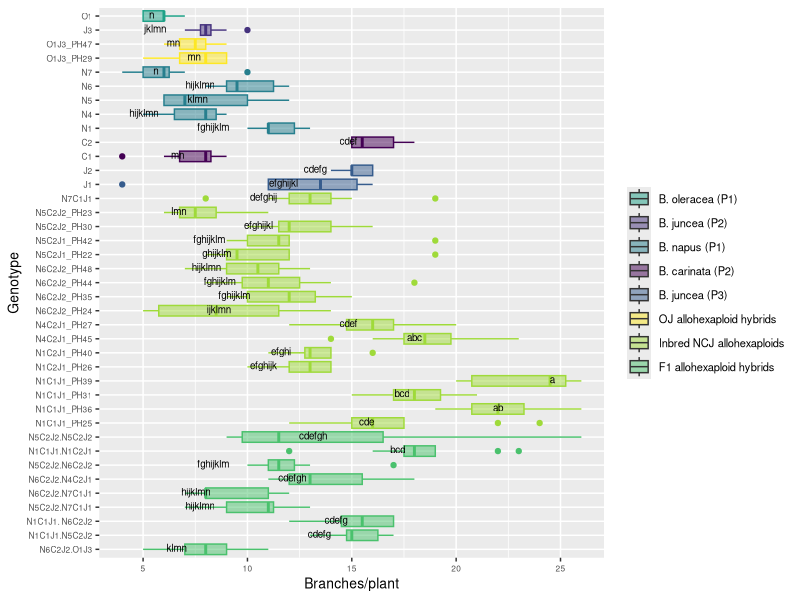

Write R code to recreate this figure.
# Comparison 2XY: Novel allohexaploids

#load packages 
install.packages("multcompView")
install.packages("viridis")
library(viridisLite)
library(viridis)
library(tidyverse)
library(dplyr)
library(ggplot2)
library(ggpubr)
library(datasets)
library(multcompView)


# vollständige Rohdatentabelle laden ######
getwd()
DATA <- read_csv("EPPN raw data complete 220419.csv")
View(DATA)


#drop first column
DATA = DATA[,2:37]
View(DATA)

#Comparison 2XY	einschließlich JO allohexaploids
# Aim: to determine if the NCJ allohexaploids have more similarity to each other than to their parent genotypes 

#### subsetting #####
#IMPORTANT: N5C2J2.N5C2J1_PH43 has only one parent genotype: N5C2J2 (PH30 and PH23), 
# N5C2J1_PH42 wieder drin

comp_2XY4 <- DATA[DATA$Genotype %in% c("N5", "N6", "N1", "N4", "N7","C1", "C2", "J1", "J2", 
                                      "O1", "J3",
                                      
                                      "N6C2J2_PH24", "N6C2J2_PH35", "N6C2J2_PH44", "N6C2J2_PH48", 
                                     "N5C2J1_PH22", "N5C2J1_PH42", "N5C2J2_PH30", "N5C2J2_PH23", "N1C1J1_PH25", "N1C1J1_PH36", 
                                     "N1C1J1_PH31", "N1C1J1_PH39", "N1C2J1_PH26", "N1C2J1_PH40", "N4C2J1_PH45",
                                     "N4C2J1_PH27", "N7C1J1",
                                     "O1J3_PH29", "O1J3_PH47",	
                                     
                                     "N1C1J1.N5C2J2", "N6C2J2.N7C1J1", "N5C2J2.N7C1J1", "N1C1J1. N6C2J2",
                                     "N5C2J2.N6C2J2","N1C1J1.N1C2J1", "N5C2J2.N5C2J2", "N6C2J2.N4C2J1", "N6C2J2.O1J3"), ]
head(comp_2XY4)
View(comp_2XY4)

#create column giving generation###############################################
#N5C2J1_PH42 wieder drin ######################################################## 
comp_2XY4 <- comp_2XY4 %>%
  mutate(Type = case_when(
  Genotype == "O1" ~ "B. oleracea (P1)",
  Genotype == "J3" ~ "B. juncea (P2)",
  Genotype == "N1" ~ "B. napus (P1)",
  Genotype == "N4" ~ "B. napus (P1)",
  Genotype == "N5" ~ "B. napus (P1)",
  Genotype == "N6" ~ "B. napus (P1)",
  Genotype == "N7" ~ "B. napus (P1)",
  Genotype == "C1" ~ "B. carinata (P2)",
  Genotype == "C2" ~ "B. carinata (P2)",
  Genotype == "J1" ~ "B. juncea (P3)",
  Genotype == "J2" ~ "B. juncea (P3)",
  Genotype == "O1J3_PH29" ~ "OJ allohexaploid hybrids",
  Genotype == "O1J3_PH47" ~ "OJ allohexaploid hybrids",
  Genotype == "N5C2J1_PH22" ~ "Inbred NCJ allohexaploids",
  Genotype == "N5C2J1_PH42" ~ "Inbred NCJ allohexaploids",
  Genotype == "N5C2J2_PH23" ~ "Inbred NCJ allohexaploids",
  Genotype == "N6C2J2_PH24" ~ "Inbred NCJ allohexaploids",
  Genotype == "N1C1J1_PH25" ~ "Inbred NCJ allohexaploids",
  Genotype == "N1C2J1_PH26" ~ "Inbred NCJ allohexaploids",
  Genotype == "N4C2J1_PH27" ~ "Inbred NCJ allohexaploids",
  Genotype == "N5C2J2_PH30" ~ "Inbred NCJ allohexaploids",
  Genotype == "N1C1J1_PH31" ~ "Inbred NCJ allohexaploids",
  Genotype == "N6C2J2_PH35" ~ "Inbred NCJ allohexaploids",
  Genotype == "N1C1J1_PH36" ~ "Inbred NCJ allohexaploids",
  Genotype == "N1C1J1_PH39" ~ "Inbred NCJ allohexaploids",
  Genotype == "N1C2J1_PH40" ~ "Inbred NCJ allohexaploids",
  Genotype == "N6C2J2_PH44" ~ "Inbred NCJ allohexaploids",
  Genotype == "N4C2J1_PH45" ~ "Inbred NCJ allohexaploids",
  Genotype == "N6C2J2_PH48" ~ "Inbred NCJ allohexaploids",
  Genotype == "N7C1J1" ~ "Inbred NCJ allohexaploids",
  Genotype == "N1C1J1.N5C2J2" ~ "F1 allohexaploid hybrids",
  Genotype == "N1C1J1.N1C2J1" ~ "F1 allohexaploid hybrids",
  Genotype == "N5C2J2.N7C1J1" ~ "F1 allohexaploid hybrids",
  Genotype == "N5C2J2.N5C2J2" ~ "F1 allohexaploid hybrids",
  Genotype == "N1C1J1. N6C2J2" ~ "F1 allohexaploid hybrids",
  Genotype == "N5C2J2.N6C2J2" ~ "F1 allohexaploid hybrids",
  Genotype == "N6C2J2.O1J3" ~ "F1 allohexaploid hybrids",
  Genotype == "N6C2J2.N4C2J1" ~ "F1 allohexaploid hybrids",
  Genotype == "N6C2J2.N7C1J1" ~ "F1 allohexaploid hybrids"))
view(comp_2XY4)

# ANOVA, Tukey & Boxplot with CLD according to Rosane Rech##########################################################
# loading the appropriate libraries
library(datasets)

#remove previous objects
rm(anova)
rm(tukey)
rm(cld)
rm(Tk)

# analysis of variance
anova <- aov(branch_number ~ Genotype, data = comp_2XY4)
summary(anova)

# Tukey's test
tukey <- TukeyHSD(anova)
print(tukey)

# compact letter display
cld <- multcompLetters4(anova, tukey)
print(cld)

# table with factors and 3rd quantile
Tk <- group_by(comp_2XY4, Genotype) %>%
  summarise(mean = round(mean(branch_number, na.rm = TRUE), digits = 1), quant = round(quantile(branch_number, probs = 0.75, na.rm = TRUE), digits = 1)) %>%
  arrange(desc(mean)) #WICHTIG: arrange(desc(mean)) muss hier rein!!!

# extracting the compact letter display and adding to the Tk table
cld <- as.data.frame.list(cld$Genotype)
Tk$cld <- cld$Letters
print(Tk) # print dient der Überprüfung: Mittelwerte und Letter code 
# in der gleichen Reihenfolge angeordnet?


#create column giving generation###############################################
#N5C2J1_PH42 wieder drin ########################################################
ANOVA_Tukey_2XY4 <- Tk %>%
  mutate(Type = case_when(
    Genotype == "O1" ~ "B. oleracea (P1)",
    Genotype == "J3" ~ "B. juncea (P2)",
    Genotype == "N1" ~ "B. napus (P1)",
    Genotype == "N4" ~ "B. napus (P1)",
    Genotype == "N5" ~ "B. napus (P1)",
    Genotype == "N6" ~ "B. napus (P1)",
    Genotype == "N7" ~ "B. napus (P1)",
    Genotype == "C1" ~ "B. carinata (P2)",
    Genotype == "C2" ~ "B. carinata (P2)",
    Genotype == "J1" ~ "B. juncea (P3)",
    Genotype == "J2" ~ "B. juncea (P3)",
    Genotype == "O1J3_PH29" ~ "OJ allohexaploid hybrids",
    Genotype == "O1J3_PH47" ~ "OJ allohexaploid hybrids",
    Genotype == "N5C2J1_PH22" ~ "Inbred NCJ allohexaploids",
    Genotype == "N5C2J1_PH42" ~ "Inbred NCJ allohexaploids",
    Genotype == "N5C2J2_PH23" ~ "Inbred NCJ allohexaploids",
    Genotype == "N6C2J2_PH24" ~ "Inbred NCJ allohexaploids",
    Genotype == "N1C1J1_PH25" ~ "Inbred NCJ allohexaploids",
    Genotype == "N1C2J1_PH26" ~ "Inbred NCJ allohexaploids",
    Genotype == "N4C2J1_PH27" ~ "Inbred NCJ allohexaploids",
    Genotype == "N5C2J2_PH30" ~ "Inbred NCJ allohexaploids",
    Genotype == "N1C1J1_PH31" ~ "Inbred NCJ allohexaploids",
    Genotype == "N6C2J2_PH35" ~ "Inbred NCJ allohexaploids",
    Genotype == "N1C1J1_PH36" ~ "Inbred NCJ allohexaploids",
    Genotype == "N1C1J1_PH39" ~ "Inbred NCJ allohexaploids",
    Genotype == "N1C2J1_PH40" ~ "Inbred NCJ allohexaploids",
    Genotype == "N6C2J2_PH44" ~ "Inbred NCJ allohexaploids",
    Genotype == "N4C2J1_PH45" ~ "Inbred NCJ allohexaploids",
    Genotype == "N6C2J2_PH48" ~ "Inbred NCJ allohexaploids",
    Genotype == "N7C1J1" ~ "Inbred NCJ allohexaploids",
    Genotype == "N1C1J1.N5C2J2" ~ "F1 allohexaploid hybrids",
    Genotype == "N1C1J1.N1C2J1" ~ "F1 allohexaploid hybrids",
    Genotype == "N5C2J2.N7C1J1" ~ "F1 allohexaploid hybrids",
    Genotype == "N5C2J2.N5C2J2" ~ "F1 allohexaploid hybrids",
    Genotype == "N1C1J1. N6C2J2" ~ "F1 allohexaploid hybrids",
    Genotype == "N5C2J2.N6C2J2" ~ "F1 allohexaploid hybrids",
    Genotype == "N6C2J2.O1J3" ~ "F1 allohexaploid hybrids",
    Genotype == "N6C2J2.N4C2J1" ~ "F1 allohexaploid hybrids",
    Genotype == "N6C2J2.N7C1J1" ~ "F1 allohexaploid hybrids"))
view(ANOVA_Tukey_2XY4)


# Reorder factor levels in comp_2XY4
comp_2XY4ord <- comp_2XY4                             
comp_2XY4ord$Genotype <- factor(comp_2XY4ord$Genotype,     
                                levels = c("N6C2J2.O1J3", "N1C1J1.N5C2J2", "N1C1J1. N6C2J2", 
                                           "N5C2J2.N7C1J1", "N6C2J2.N7C1J1", "N6C2J2.N4C2J1",
                                           "N5C2J2.N6C2J2", "N1C1J1.N1C2J1","N5C2J2.N5C2J2", 
                                           
                                           "N1C1J1_PH25", "N1C1J1_PH36","N1C1J1_PH31", "N1C1J1_PH39", 
                                           "N1C2J1_PH26", "N1C2J1_PH40", "N4C2J1_PH45","N4C2J1_PH27",
                                           "N6C2J2_PH24", "N6C2J2_PH35", "N6C2J2_PH44", "N6C2J2_PH48", 
                                           "N5C2J1_PH22", "N5C2J1_PH42", "N5C2J2_PH30", "N5C2J2_PH23", 
                                           "N7C1J1",
                                           
                                           "J1", "J2",  
                                           "C1", "C2",  
                                           "N1", "N4", "N5", "N6", "N7",
                                           
                                           "O1J3_PH29", "O1J3_PH47",
                                           
                                           "J3",
                                           "O1"))

ANOVA_Tukey_2XY4ord <- ANOVA_Tukey_2XY4
ANOVA_Tukey_2XY4ord$Genotype <- factor(ANOVA_Tukey_2XY4ord$Genotype,     
                                  levels = c("N6C2J2.O1J3", "N1C1J1.N5C2J2", "N1C1J1. N6C2J2", 
                                             "N5C2J2.N7C1J1", "N6C2J2.N7C1J1", "N6C2J2.N4C2J1",
                                             "N5C2J2.N6C2J2", "N1C1J1.N1C2J1","N5C2J2.N5C2J2", 
                                             
                                             "N1C1J1_PH25", "N1C1J1_PH36","N1C1J1_PH31", "N1C1J1_PH39", 
                                             "N1C2J1_PH26", "N1C2J1_PH40", "N4C2J1_PH45","N4C2J1_PH27",
                                             "N6C2J2_PH24", "N6C2J2_PH35", "N6C2J2_PH44", "N6C2J2_PH48", 
                                             "N5C2J1_PH22", "N5C2J1_PH42", "N5C2J2_PH30", "N5C2J2_PH23", 
                                             "N7C1J1",
                                             
                                             "J1", "J2",  
                                             "C1", "C2",  
                                             "N1", "N4", "N5", "N6", "N7",
                                             
                                             "O1J3_PH29", "O1J3_PH47",
                                             
                                             "J3",
                                             "O1"))


#boxplot branch_number 2XY4
ggplot(comp_2XY4ord, aes(Genotype, branch_number, fill = Type, color = Type)) + 
  geom_boxplot() +
  labs(x="Genotype", y="Branches/plant") +
  geom_text(data = ANOVA_Tukey_2XY4, aes(x = Genotype, y = quant, label = cld), color = "black", size = 2.5, vjust = 0.3, hjust = 3) +
  coord_flip() +
  theme(axis.title = element_text(size = 14),
        legend.text = element_text(size = 8),
        legend.title= element_blank(),
        axis.title.x = element_text(size = 10),
        axis.title.y = element_text(size = 10),
        axis.text.x = element_text(size = 6),
        axis.text.y = element_text(size = 6)) +
  scale_color_viridis(discrete = TRUE, option = "D", direction = 1, alpha = 1, guide = "none") +  #legend removed by guide = "none" 
  scale_fill_viridis(discrete = TRUE, option = "D", direction = 1, alpha = 0.5,
                     breaks=c("B. oleracea (P1)", "B. juncea (P2)", 
                              "B. napus (P1)", "B. carinata (P2)", "B. juncea (P3)", 
                              "OJ allohexaploid hybrids", "Inbred NCJ allohexaploids", "F1 allohexaploid hybrids"),
                     labels=c("B. oleracea (P1)", "B. juncea (P2)", 
                              "B. napus (P1)", "B. carinata (P2)", "B. juncea (P3)", 
                              "OJ allohexaploid hybrids", "Inbred NCJ allohexaploids", "F1 allohexaploid hybrids")) ##reorder legend labels!
